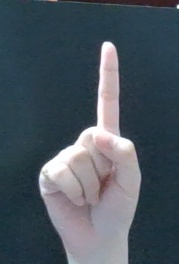
#> input picture images/1f_hand.jpg, 179 x 264 px; its folder holds only this picture in this run
$ python -i Pre_process.py   (imports and definitions only)
#> lines starting #> are read from the running program, lines starting #| are printed output that depends on the picture
#> further down, picture is the input picture: shape (264, 179, 3); mean B, G, R 94.9, 85.4, 75
import cv2
import os
import numpy as np
import mediapipe as mp

# Khởi tạo Mediapipe Hands
mp_hands = mp.solutions.hands
mp_draw = mp.solutions.drawing_utils

# Khởi tạo model phát hiện bàn tay
# [1 line that did not run here, left out]

# Định nghĩa thư mục đầu vào và đầu ra
data_dir = r"D:\gesture_recognition\collected\dataNhi"
output_dir = "dataset_split/processed_dataNhi"
# [1 line not run here, left out]

# Thông số tiền xử lý
offset = 20
crop_size = (224, 224)


# Hàm cân bằng sáng/tương phản
def enhance_contrast(img):
    clahe = cv2.createCLAHE(clipLimit=2.0, tileGridSize=(8, 8))
    lab = cv2.cvtColor(img, cv2.COLOR_BGR2LAB)
#> lab: shape (264, 179, 3); mean of channels 0, 1, 2 89, 126.5, 121
    l, a, b = cv2.split(lab)
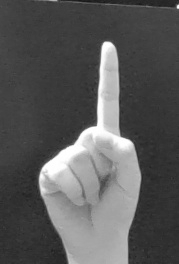
#> l: shape (264, 179); min 24, max 255, mean 89
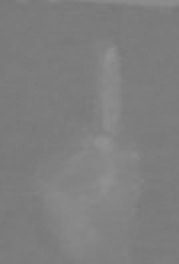
#> a: shape (264, 179); min 118, max 146, mean 126.5
    l = clahe.apply(l)
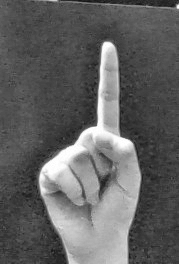
#> l: shape (264, 179); min 20, max 255, mean 97.3
    img = cv2.merge([l, a, b])
#> img: shape (264, 179, 3); mean of channels 0, 1, 2 97.3, 126.5, 121
    return cv2.cvtColor(img, cv2.COLOR_LAB2BGR)
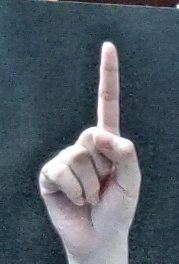
#> returned value: shape (264, 179, 3); mean B, G, R 102.5, 92.8, 82.2


# Duyệt qua từng thư mục con trong data_dir
# [69 lines not run here, left out]

>>> import cv2
>>> picture = cv2.imread('images/1f_hand.jpg')
>>> result = enhance_contrast(picture)

$ run again, on images/2f_hand.jpg
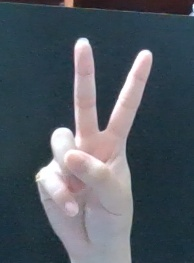
#> input picture images/2f_hand.jpg, 194 x 263 px
#> picture is the input picture: shape (263, 194, 3); mean B, G, R 98, 89, 80.6
#> lab: shape (263, 194, 3); mean of channels 0, 1, 2 93, 127.1, 121.6
#> in enhance_contrast, `l = clahe.apply(l)`:
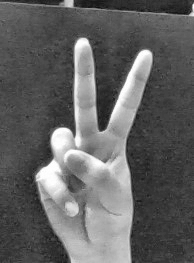
#> l: shape (263, 194); min 14, max 255, mean 97.5
#> img: shape (263, 194, 3); mean of channels 0, 1, 2 97.5, 127.1, 121.6
#> in enhance_contrast, `return cv2.cvtColor(img, cv2.COLOR_LAB2BGR)`:
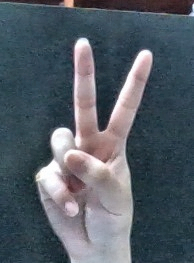
#> returned value: shape (263, 194, 3); mean B, G, R 101.9, 92.9, 84.2

$ run again, on images/3f_hand.jpg
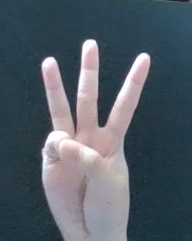
#> input picture images/3f_hand.jpg, 192 x 241 px
#> picture is the input picture: shape (241, 192, 3); mean B, G, R 101.8, 92.1, 81.8
#> lab: shape (241, 192, 3); mean of channels 0, 1, 2 96.3, 126.6, 121
#> in enhance_contrast, `l = clahe.apply(l)`:
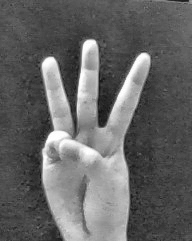
#> l: shape (241, 192); min 18, max 255, mean 101
#> img: shape (241, 192, 3); mean of channels 0, 1, 2 101, 126.6, 121
#> in enhance_contrast, `return cv2.cvtColor(img, cv2.COLOR_LAB2BGR)`:
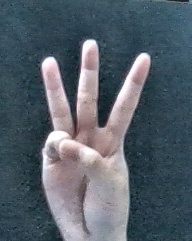
#> returned value: shape (241, 192, 3); mean B, G, R 106, 96.3, 85.8

$ run again, on images/4f_hand.jpg
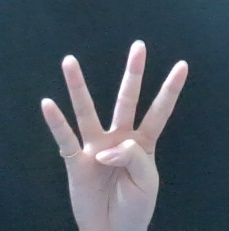
#> input picture images/4f_hand.jpg, 229 x 231 px
#> picture is the input picture: shape (231, 229, 3); mean B, G, R 96.5, 86.4, 76.4
#> lab: shape (231, 229, 3); mean of channels 0, 1, 2 90.4, 126.8, 120.7
#> in enhance_contrast, `l = clahe.apply(l)`:
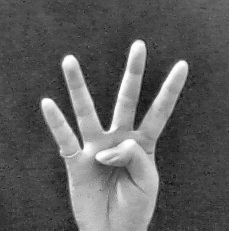
#> l: shape (231, 229); min 17, max 255, mean 95
#> img: shape (231, 229, 3); mean of channels 0, 1, 2 95, 126.8, 120.7
#> in enhance_contrast, `return cv2.cvtColor(img, cv2.COLOR_LAB2BGR)`:
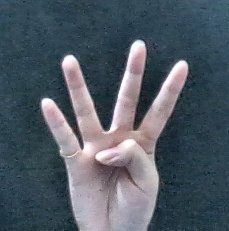
#> returned value: shape (231, 229, 3); mean B, G, R 100.8, 90.6, 80.5
